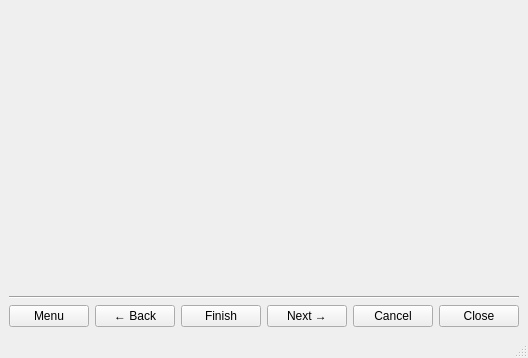
<ui version="4.0" >
 <class>Dialog</class>
 <widget class="QMainWindow" name="Dialog" >
  <property name="geometry" >
   <rect>
    <x>0</x>
    <y>0</y>
    <width>436</width>
    <height>358</height>
   </rect>
  </property>
  <property name="windowTitle" >
   <string>Extra action</string>
  </property>
  <property name="windowIcon" >
   <iconset>images/16x16/apps/jabbim.png</iconset>
  </property>
  <widget class="QWidget" name="centralwidget" >
   <layout class="QGridLayout" >
    <property name="margin" >
     <number>9</number>
    </property>
    <property name="spacing" >
     <number>6</number>
    </property>
    <item row="1" column="0" >
     <layout class="QGridLayout" >
      <property name="margin" >
       <number>0</number>
      </property>
      <property name="spacing" >
       <number>6</number>
      </property>
      <item row="0" column="1" >
       <spacer>
        <property name="orientation" >
         <enum>Qt::Horizontal</enum>
        </property>
        <property name="sizeHint" >
         <size>
          <width>40</width>
          <height>20</height>
         </size>
        </property>
       </spacer>
      </item>
      <item row="0" column="5" >
       <widget class="QPushButton" name="cancel" >
        <property name="text" >
         <string>Cancel</string>
        </property>
       </widget>
      </item>
      <item row="0" column="3" >
       <widget class="QPushButton" name="complete" >
        <property name="text" >
         <string>Finish</string>
        </property>
       </widget>
      </item>
      <item row="0" column="4" >
       <widget class="QPushButton" name="next" >
        <property name="text" >
         <string>Next →</string>
        </property>
       </widget>
      </item>
      <item row="0" column="6" >
       <widget class="QPushButton" name="close" >
        <property name="text" >
         <string>Close</string>
        </property>
       </widget>
      </item>
      <item row="0" column="2" >
       <widget class="QPushButton" name="previous" >
        <property name="text" >
         <string>← Back</string>
        </property>
       </widget>
      </item>
      <item row="0" column="0" >
       <widget class="QPushButton" name="menuButton" >
        <property name="text" >
         <string>Menu</string>
        </property>
        <property name="icon" >
         <iconset>images/16x16/actions/exec.png</iconset>
        </property>
       </widget>
      </item>
     </layout>
    </item>
    <item row="0" column="0" >
     <layout class="QVBoxLayout" >
      <property name="margin" >
       <number>0</number>
      </property>
      <property name="spacing" >
       <number>6</number>
      </property>
      <item>
       <widget class="QLabel" name="label" >
        <property name="text" >
         <string/>
        </property>
        <property name="alignment" >
         <set>Qt::AlignCenter</set>
        </property>
        <property name="wordWrap" >
         <bool>true</bool>
        </property>
        <property name="openExternalLinks" >
         <bool>true</bool>
        </property>
       </widget>
      </item>
      <item>
       <widget class="QLabel" name="label_2" >
        <property name="text" >
         <string/>
        </property>
        <property name="wordWrap" >
         <bool>true</bool>
        </property>
        <property name="openExternalLinks" >
         <bool>true</bool>
        </property>
       </widget>
      </item>
      <item>
       <widget class="Line" name="line" >
        <property name="orientation" >
         <enum>Qt::Horizontal</enum>
        </property>
       </widget>
      </item>
     </layout>
    </item>
   </layout>
  </widget>
  <widget class="QStatusBar" name="statusbar" />
 </widget>
 <resources/>
 <connections/>
</ui>
